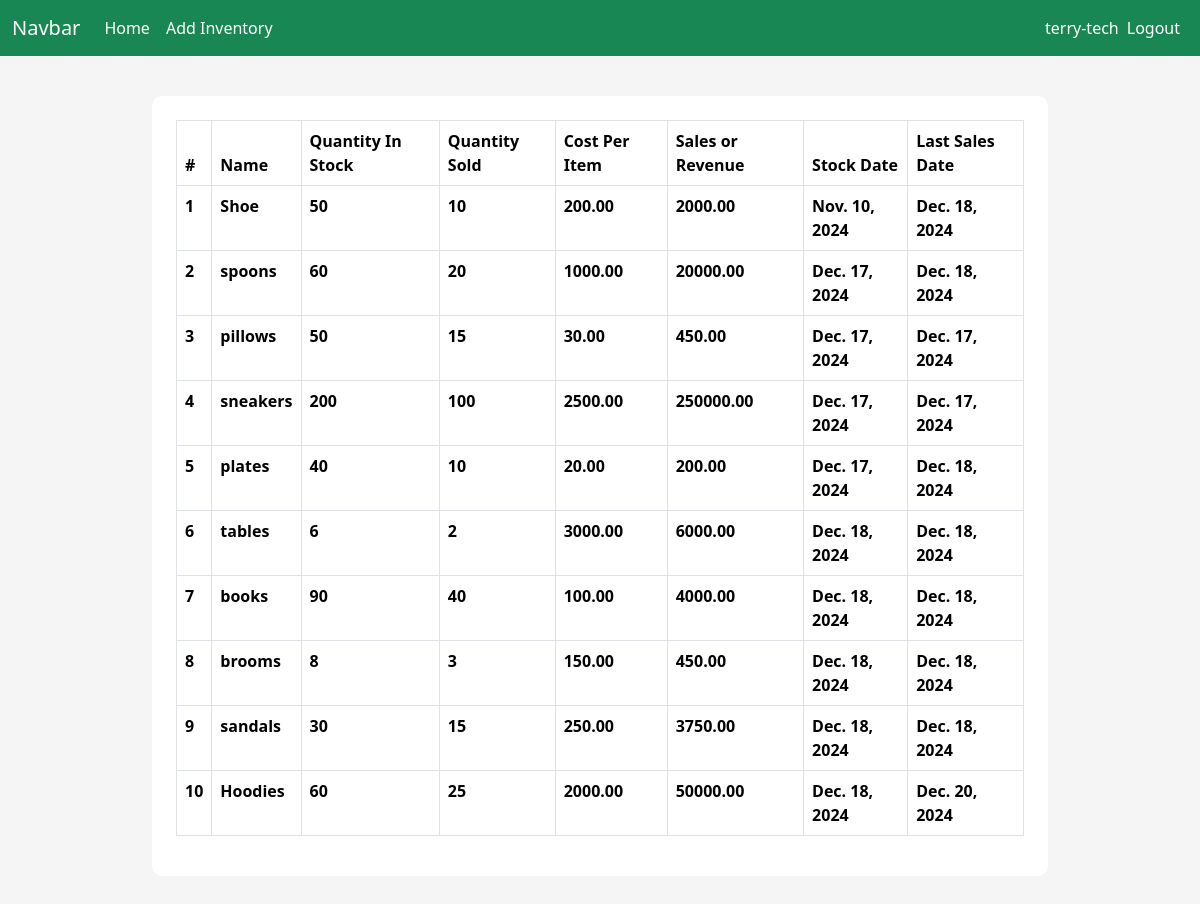
The page /inventory/ (signed in) on the database as committed earlier.
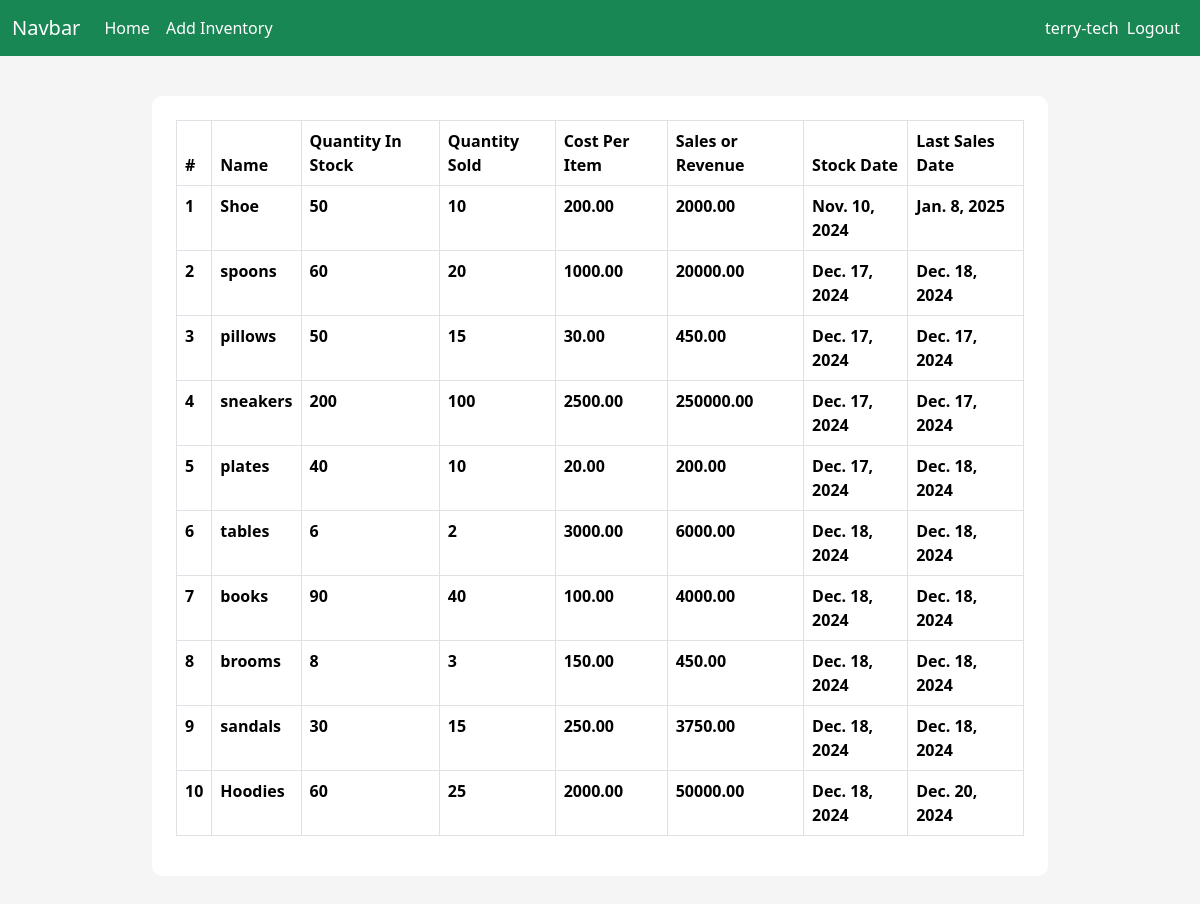
The same page on the database as committed later.
### inventory/models.py (models this page shows)
class Inventory(models.Model):
    name = models.CharField(max_length=100, null=False, blank=False)
    cost_per_item = models.DecimalField(max_digits=19, decimal_places=2, null=False, blank=False)
    quantity_in_stock = models.IntegerField(null=False, blank=False)
    quantity_sold = models.IntegerField(null=False, blank=False)
    sales = models.DecimalField(max_digits=19, decimal_places=2, null=False, blank=False)
    stock_date = models.DateField(auto_now_add=True)
    last_sale_date = models.DateField(auto_now=True)

### inventory/views.py (the view)
# urls.py: path('', views.inventory_list, name='inventory_list'),
@login_required
def inventory_list(request):
    inventories = Inventory.objects.all()
    context ={
        "title" : "Inventory list",
        "inventories": inventories
    }
    return render(request, "inventory/inventory_list.html", context=context)

### templates/inventory/inventory_list.html (shortened to what this page needs)
{% extends "layout.html" %}
{% block content%}
   <div class="content-section">
       <table class=" table table-stripped table-bordered table-hover">
        <thead class = "thead-dark">
            <tr>
                <th scope="col">#</th>
                <th scope="col">Name</th>
                <th scope="col">Quantity In Stock</th>
                <th scope="col">Quantity Sold</th>
                <th scope="col">Cost Per Item</th>
                <th scope="col">Sales or Revenue</th>
                <th scope="col">Stock Date</th>
                <th scope="col">Last Sales Date</th>
            </tr>
          </thead>
          <tbody>
            {% for inventory in inventories%}
            <tr style="cursor: pointer; cursor: hand;" onClick="window.location = `{% url 'per_product' inventory.id%}`">
              <th scope="row">{{forloop.counter}}</th>
              <th scope="row">{{inventory.name}}</th>
              <th scope="row">{{inventory.quantity_in_stock}}</th>
              <th scope="row">{{inventory.quantity_sold}}</th>
              <th scope="row">{{inventory.cost_per_item}}</th>
              <th scope="row">{{inventory.sales}}</th>
              <th scope="row">{{inventory.stock_date}}</th>
              <th scope="row">{{inventory.last_sale_date}}</th>
            </tr>
            {% endfor %}
       </table>
   </div>
{% endblock %}

Rows that differ between the two databases and show on the page:
changed Inventory "Shoe": last_sale_date "Dec. 18, 2024" → "Jan. 8, 2025"
